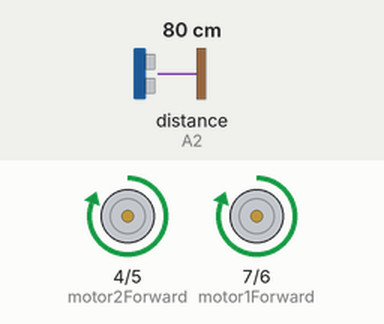
A sketch run on a simulated Arduino Uno, built with avr-gcc and run on an emulated ATmega328P. Parts: motor-driver pin pairs drawn as motors (green arrow = first pin HIGH = forward, orange = second pin HIGH = backward, longer = more drive). Inputs (shaded band) come from the test bench; at power-on: distance to the obstacle (sensor on A2) 80 cm. The echo pulse lasts 58.3 µs per cm.

Above: at 1.9 s.
2.0 s: distance to the obstacle (sensor on A2) set to 23 cm
3.5 s: distance to the obstacle (sensor on A2) set to 19 cm
At 4.9 s:
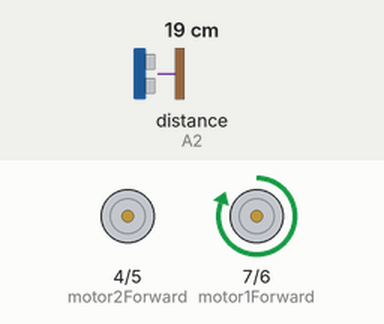
At 5.3 s:
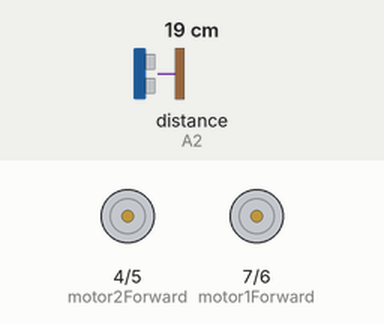
6.5 s: distance to the obstacle (sensor on A2) set to 35 cm
8.3 s: distance to the obstacle (sensor on A2) set to 2 cm
At 8.92 s:
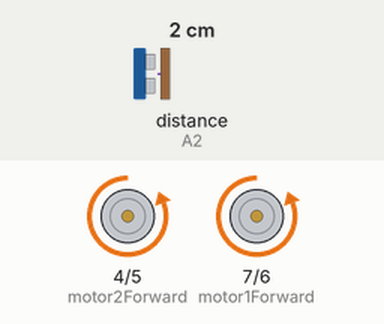
Timing chart, 0 to 12.3 s (numbered marks = the images above; inputs shaded):
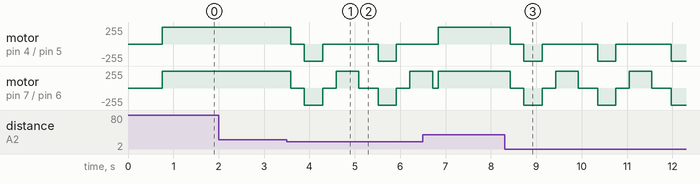

Measured:
- the behaviour switches between 21 and 20 cm on distance to the obstacle (sensor on A2) (found by bisection; images 0 and 1)
- after the input at 2.0 s, every drawn part: stays the same

The sketch:

robot_cleaner_code.ino
```cpp
//nclude <Servo.h>
#include <NewPing.h>        //Ultrasonic sensor function library. You must install this library


#define motor1Forward 7
#define motor1Backward 6
#define motor2Forward 4
#define motor2Backward 5

#define TrigPin A1 //analog input 1
#define EchoPin A2

#define max_dist 200

boolean goForward = false;
int dist = 100;

NewPing sonar(TrigPin, EchoPin, max_dist);
void setup(){

  pinMode(motor1Forward, OUTPUT);
  pinMode(motor1Backward, OUTPUT);
  pinMode(motor2Forward, OUTPUT);
  pinMode(motor2Backward, OUTPUT);

  dist = readPing();
  delay(100);
  dist = readPing();
  delay(100);
  dist = readPing();
  delay(100);
  dist = readPing();
  delay(100);
}

void loop(){
  int distR = 0;
  int distL = 0;
  delay(50);

  if (dist <= 20){
    Stop();
    delay(300);
    Backward();
    delay(400);
    Stop();
    delay(300);

    if (dist >= distL){
      turnRight();
      Stop();
    }
    else{
      turnLeft();
      Stop();
    }
  }
  else{
    Forward();
  }
    dist = readPing();
}
int readPing(){
  delay(70);
  int cm = sonar.ping_cm();
  if (cm==0){
    cm=250;
  }
  return cm;
}

void Stop(){

  digitalWrite(motor2Forward, LOW);
  digitalWrite(motor1Forward, LOW);
  digitalWrite(motor2Backward, LOW);
  digitalWrite(motor1Backward, LOW);
}

void Forward(){
  if(!goForward){
    goForward=true;
    digitalWrite(motor1Forward, HIGH);
    digitalWrite(motor2Forward, HIGH);

    digitalWrite(motor1Backward, LOW);
    digitalWrite(motor2Backward, LOW);
  }
}

void Backward(){
  goForward=false;
  digitalWrite(motor1Backward, HIGH);
  digitalWrite(motor2Backward, HIGH);

  digitalWrite(motor1Forward, LOW);
  digitalWrite(motor2Forward, LOW);
}

void turnRight(){
  digitalWrite(motor1Forward, HIGH);
  digitalWrite(motor2Backward, HIGH);

  digitalWrite(motor1Backward, LOW);
  digitalWrite(motor2Backward, LOW);
  delay(500);
  digitalWrite(motor1Forward, HIGH);
  digitalWrite(motor2Forward, HIGH);

  digitalWrite(motor1Backward, LOW);
  digitalWrite(motor2Backward, LOW);
}

void turnLeft(){
  digitalWrite(motor1Backward, HIGH);
  digitalWrite(motor2Forward, HIGH);

  digitalWrite(motor1Forward, LOW);
  digitalWrite(motor2Backward, LOW);
  delay(500);
  digitalWrite(motor1Forward, HIGH);
  digitalWrite(motor2Forward, HIGH);

  digitalWrite(motor1Backward, LOW);
  digitalWrite(motor2Backward, LOW);
}
```
